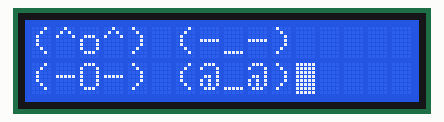
Recording of a sketch running on a simulated Arduino Uno, built with avr-gcc and run on an emulated ATmega328P. Shown: 16×2 character LCD.

Above: at 0.1 s.
At 1.2 s:
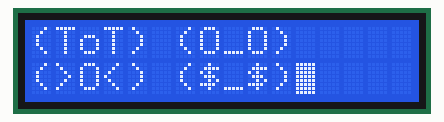

Measured:
- what the display in image 1 shows lasts 1.0 s, from 1.1 s to 2.1 s

The sketch:

LCD_TEST.ino
```cpp
#include <Wire.h>
#include <LiquidCrystal_I2C.h>

LiquidCrystal_I2C lcd(0x27, 16, 2);

void setup() {
  // put your setup code here, to run once:
  lcd.begin();
  lcd.backlight();
  lcd.cursor();
  lcd.blink();
  lcd.home();
}

void loop() {
  // put your main code here, to run repeatedly:
  lcd.print("(^o^) (-_-)");
  lcd.setCursor(0,1);
  lcd.print("(-O-) (@_@)");
  delay(1000);
  lcd.clear();
  lcd.print("(ToT) (O_O)");
  lcd.setCursor(0,1);
  lcd.print("(>O<) ($_$)");
  delay(1000);
  lcd.clear();

}
```
